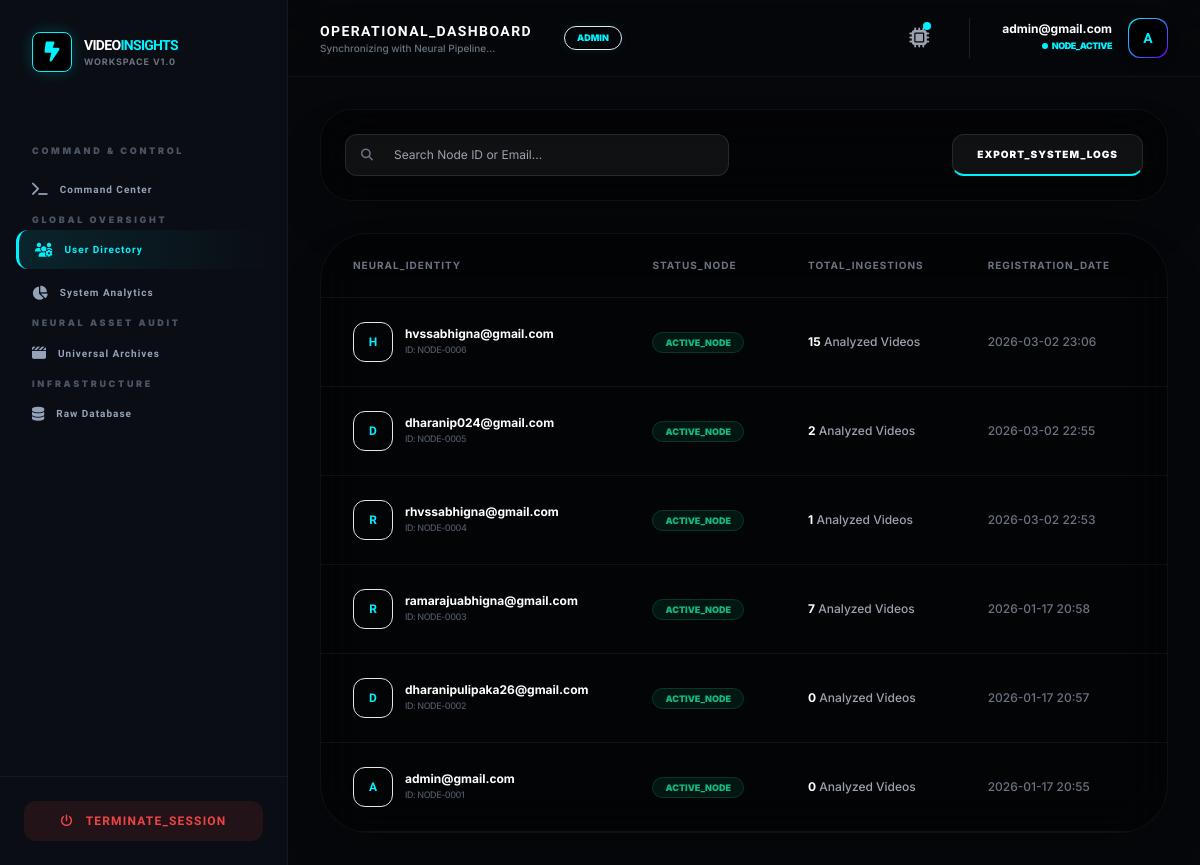
The app's page /analysis/admin/users/ (signed in) with its own data.
### accounts/models.py (models this page shows, shortened)
class User(AbstractUser):
    username = None
    email = models.EmailField(unique=True)
    ROLE_CHOICES = (
        ('admin', 'Admin'),
        ('user', 'User'),
    )
    role = models.CharField(max_length=10, choices=ROLE_CHOICES, default='user')
    is_verified = models.BooleanField(default=False)
    login_count = models.PositiveIntegerField(default=0)
    USERNAME_FIELD = 'email'
    REQUIRED_FIELDS = []
    objects = CustomUserManager()

### analysis/views.py (the view)
# urls.py: path('admin/users/', views.admin_user_management, name='admin_user_management'),
@user_passes_test(is_admin)
def admin_user_management(request):
    node_users = User.objects.annotate(video_count=Count('videoanalysis')).order_by('-date_joined')
    return render(request, 'admin_user_management.html', {'node_users': node_users})

### analysis/views.py (called while the page is built)
def is_admin(user):
    return user.is_authenticated and user.role == 'admin'

### templates/admin_user_management.html (shortened to what this page needs)
{% extends "base2.html" %}
{% load i18n %}
{% block content %}
<div class="space-y-8 animate-fade-in">
    <div class="bg-black/40 border border-white/5 p-6 rounded-[2rem] backdrop-blur-xl flex flex-wrap justify-between items-center gap-4 shadow-2xl">
        <div class="relative w-full md:w-96">
            <i class="fa fa-search absolute left-4 top-1/2 -translate-y-1/2 text-gray-500 text-xs"></i>
            <input type="text" placeholder="Search Node ID or Email..." class="w-full bg-white/5 border border-white/10 rounded-xl py-3 pl-12 pr-4 text-xs text-white focus:outline-none focus:border-[var(--accent-cyan)] transition-all">
        </div>
        <button class="bg-white/5 border border-white/10 px-6 py-3 rounded-xl text-[10px] font-black uppercase text-white tracking-widest hover:bg-white/10 transition-all border-b-2 border-b-[var(--accent-cyan)]">Export_System_Logs</button>
    </div>
    <div class="bg-black/40 border border-white/5 rounded-[3rem] backdrop-blur-xl overflow-hidden shadow-2xl">
        <div class="overflow-x-auto">
            <table class="w-full text-left">
                <thead>
                    <tr class="text-[10px] font-black text-gray-500 uppercase tracking-widest border-b border-white/5">
                        <th class="px-8 py-6">Neural_Identity</th>
                        <th class="px-8 py-6">Status_Node</th>
                        <th class="px-8 py-6">Total_Ingestions</th>
                        <th class="px-8 py-6">Registration_Date</th>
                        <th class="px-8 py-6 text-right">Terminal_Actions</th>
                    </tr>
                </thead>
                <tbody class="text-xs font-medium">
                    {% for node_user in node_users %}
                    <tr class="border-b border-white/5 hover:bg-white/[0.02] transition-colors group">
                        <td class="px-8 py-6">
                            <div class="flex items-center gap-3">
                                <div class="w-10 h-10 rounded-xl bg-gradient-to-br from-[var(--accent-cyan)]/20 to-transparent border border-[var(--accent-cyan)]/30 flex items-center justify-center font-bold text-[var(--accent-cyan)] orbitron">{{ node_user.email|first|upper }}</div>
                                <div>
                                    <p class="text-white font-bold">{{ node_user.email }}</p>
                                    <p class="text-[9px] text-gray-600 uppercase tracking-tighter">ID: NODE-{{ node_user.id|stringformat:"04d" }}</p>
                                </div>
                            </div>
                        </td>
                        <td class="px-8 py-6">
                            {% if node_user.is_active %}
                                <span class="px-3 py-1 bg-emerald-500/10 text-emerald-500 rounded-full text-[9px] font-black uppercase border border-emerald-500/20">Active_Node</span>
                            {% else %}
                                <span class="px-3 py-1 bg-red-500/10 text-red-500 rounded-full text-[9px] font-black uppercase border border-red-500/20">Restricted</span>
                            {% endif %}
                        </td>
                        <td class="px-8 py-6 text-gray-400">
                            <span class="text-white font-bold">{{ node_user.video_count }}</span> Analyzed Videos
                        </td>
                        <td class="px-8 py-6 text-gray-500">{{ node_user.date_joined|date:"Y-m-d H:i" }}</td>
                        <td class="px-8 py-6 text-right">
                        </td>
                    </tr>
                    {% endfor %}
                </tbody>
            </table>
        </div>
    </div>
</div>
{% endblock %}

### templates/base2.html (shortened to what this page needs)
<!DOCTYPE html>
<html lang="en">
<head>
    <script src="https://cdn.tailwindcss.com"></script>
    <link rel="stylesheet" href="https://cdnjs.cloudflare.com/ajax/libs/font-awesome/6.4.2/css/all.min.css">
</head>
<body class="min-h-screen flex">
<aside class="w-72 bg-[var(--sidebar-bg)] border-r border-white/5 hidden lg:flex flex-col sticky top-0 h-screen z-50">
    <div class="p-8">
        <a href="/" class="flex items-center gap-3">
            <div class="w-10 h-10 rounded-lg flex items-center justify-center bg-black border border-[var(--accent-cyan)] shadow-[0_0_15px_rgba(0,242,255,0.2)]">
                <i class="fa-solid fa-bolt-lightning text-xl text-[var(--accent-cyan)]"></i>
            </div>
            <div>
                <h2 class="orbitron text-sm font-black text-white tracking-tighter">VIDEO<span class="text-[var(--accent-cyan)]">INSIGHTS</span></h2>
                <p class="text-[9px] text-gray-500 uppercase tracking-widest font-bold">Workspace v1.0</p>
            </div>
        </a>
    </div>
    <nav class="flex-1 px-4 py-4 space-y-1 overflow-y-auto">
        {% if user.role == 'admin' %}
            {% include "partials/sidebar_admin.html" %}
        {% else %}
            {% include "partials/sidebar_user.html" %}
        {% endif %}
    </nav>
    <div class="p-6 border-t border-white/5">
        <a href="{% url 'logout' %}"
           class="flex items-center justify-center gap-3 px-4 py-3 rounded-xl bg-red-500/10 text-red-500 font-bold hover:bg-red-500 hover:text-white transition duration-300 orbitron text-xs tracking-widest">
            <i class="fa-solid fa-power-off"></i> TERMINATE_SESSION
        </a>
    </div>
</aside>
<div class="flex-1 flex flex-col min-w-0">
    <header class="bg-[var(--sidebar-bg)]/80 backdrop-blur-xl border-b border-white/5 sticky top-0 z-40 px-8 py-4 flex justify-between items-center">
        <div class="flex items-center gap-4">
             <div class="hidden sm:block">
                <h1 class="orbitron text-sm font-bold text-white tracking-widest uppercase">
                    {% block page_title %}Operational_Dashboard{% endblock page_title %}
                </h1>
                <p class="text-[10px] text-gray-500 font-medium">
                    {% block page_subtitle %}Synchronizing with Neural Pipeline...{% endblock page_subtitle %}
                </p>
             </div>
             <span class="bg-[var(--accent-cyan)]/10 text-[var(--accent-cyan)] text-[9px] uppercase font-black px-3 py-1 rounded-full ml-4 border border-[var(--accent-cyan)]/20 shadow-[0_0_10px_rgba(0,242,255,0.1)]">
                {{ user.role|default:"User" }}
             </span>
        </div>
        <div class="flex items-center gap-8">
            <div class="relative group">
                <button class="relative p-2 text-gray-400 hover:text-[var(--accent-cyan)] transition-colors">
                    <i class="fa-solid fa-microchip text-xl"></i>
                    <span class="absolute top-1.5 right-1.5 w-2 h-2 bg-[var(--accent-cyan)] rounded-full animate-pulse"></span>
                </button>
            </div>
            <div class="flex items-center gap-4 border-l border-white/10 pl-8">
                <div class="text-right hidden sm:block">
                    <p class="text-xs font-bold text-white leading-none mb-1">{{ user.email }}</p>
                    <p class="text-[9px] text-[var(--accent-cyan)] font-black uppercase flex items-center justify-end gap-1 tracking-tighter">
                        <span class="w-1.5 h-1.5 bg-[var(--accent-cyan)] rounded-full animate-ping"></span> NODE_ACTIVE
                    </p>
                </div>
                <div class="w-10 h-10 rounded-xl bg-gradient-to-br from-[var(--accent-cyan)] to-[var(--accent-purple)] p-[1px] shadow-lg">
                    <div class="w-full h-full bg-black rounded-xl flex items-center justify-center text-[var(--accent-cyan)] font-black orbitron text-sm">
                        {{ user.email|first|upper }}
                    </div>
                </div>
            </div>
        </div>
    </header>
    <main class="flex-1 p-8 overflow-y-auto">
        <div class="max-w-7xl mx-auto animate-fade-in">
            {% block content %}{% endblock content %}
        </div>
    </main>
</div>
</body>
</html>

### templates/base2.html (style rules this page uses)
:root { --bg-workspace: #05070a; --sidebar-bg: #0a0d14; --accent-cyan: #00f2ff; --accent-purple: #7000ff; --card-dark: #10141d; }
body { font-family: 'Inter', sans-serif; background-color: var(--bg-workspace); color: #e2e8f0; }
.orbitron { font-family: 'Orbitron', sans-serif; }
.animate-fade-in { animation: fadeIn 0.3s ease-out; }

### records on screen
User: role "ADMIN", email "admin@gmail.com", email|first "A", id "0001", is_active "ACTIVE_NODE", video_count "0", date_joined "2026-01-17 20:55"
User: email|first "H", email "hvssabhigna@gmail.com", id "0006", is_active "ACTIVE_NODE", video_count "15", date_joined "2026-03-02 23:06"
User: email|first "D", email "dharanip024@gmail.com", id "0005", is_active "ACTIVE_NODE", video_count "2", date_joined "2026-03-02 22:55"
User: email|first "R", email "rhvssabhigna@gmail.com", id "0004", is_active "ACTIVE_NODE", video_count "1", date_joined "2026-03-02 22:53"
User: email|first "R", email "ramarajuabhigna@gmail.com", id "0003", is_active "ACTIVE_NODE", video_count "7", date_joined "2026-01-17 20:58"
User: email|first "D", email "dharanipulipaka26@gmail.com", id "0002", is_active "ACTIVE_NODE", video_count "0", date_joined "2026-01-17 20:57"
